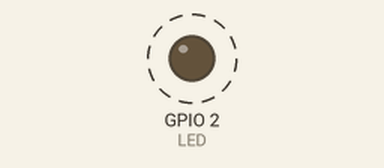
Bench run of a sketch on a simulated ESP32. Shown: output pins drawn as LEDs (lit = HIGH). Dashed ring = blinking. What the sketch prints to the serial monitor is not drawn.

Above: at 0.6 s.
Timing chart, 0 to 3.0 s (numbered marks = the images above):
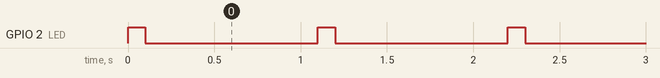

The sketch:

EX_03.ino
```cpp
#include "freertos/FreeRTOS.h"
#include "freertos/task.h"
#include "freertos/queue.h"
#include "freertos/semphr.h"
#include "esp_task_wdt.h"
#define LED 2
int valor = 1;
/*
  Variaveis para armazenar o handle das tasks
*/
TaskHandle_t Task1;
TaskHandle_t Task2;
SemaphoreHandle_t xSemaphore;

//Prototipos das tarefas
void Task1code( void * pvParameters );

void enviaInformacao(int i) {
  Serial.println("Enviando informacao da task " + String(i));
}

void setup() {
  Serial.begin(115200);
  pinMode(LED, OUTPUT);
  digitalWrite(LED,LOW);
  xSemaphore = xSemaphoreCreateMutex();//contagem inicial = 0 e contagem final = 255
  if (xSemaphore == NULL) {
    Serial.println("Não foi possível criar o semaforo");
  }
  xTaskCreatePinnedToCore(
    Task1code, /* Function to implement the task */
    "Task1", /* Name of the task */
    10000,  /* Stack size in words */
    (void*)1,  /* Task input parameter */
    2,  /* Priority of the task */
    &Task1,  /* Task handle. */
    0); /* Core where the task should run */

  xTaskCreatePinnedToCore(
    Task2code, /* Function to implement the task */
    "Task2", /* Name of the task */
    10000,  /* Stack size in words */
    (void*)1,  /* Task input parameter */
    1,  /* Priority of the task */
    &Task2,  /* Task handle. */
    0); /* Core where the task should run */
}

void loop() {
  // put your main code here, to run repeatedly:
  digitalWrite(LED, HIGH);
  vTaskDelay(100);
  digitalWrite(LED, LOW);
  vTaskDelay(1000);
  xSemaphoreGive(xSemaphore);

}


void Task1code( void * pvParameters ) {

  Serial.print("Task1 running on core ");
  for (;;) {
    xSemaphoreTake(xSemaphore, portMAX_DELAY); //Pegou o semaforo
    enviaInformacao(1);
    vTaskDelay(1000);
    xSemaphoreGive(xSemaphore);//Libera o semaphoro
    vTaskDelay(10);
  }
}

void Task2code( void * pvParameters ) {

  Serial.print("Task2 running on core ");
  UBaseType_t x;
  for (;;) {
    xSemaphoreTake(xSemaphore, portMAX_DELAY); //Pegou o semaforo
    enviaInformacao(2);
    vTaskDelay(1000);
    xSemaphoreGive(xSemaphore);//Libera o semaphoro
    vTaskDelay(10);
  }
}
```

Measured:
- by itself, GPIO 2 (LED): alternates HIGH for 0.10 s and LOW for 1.0 s
